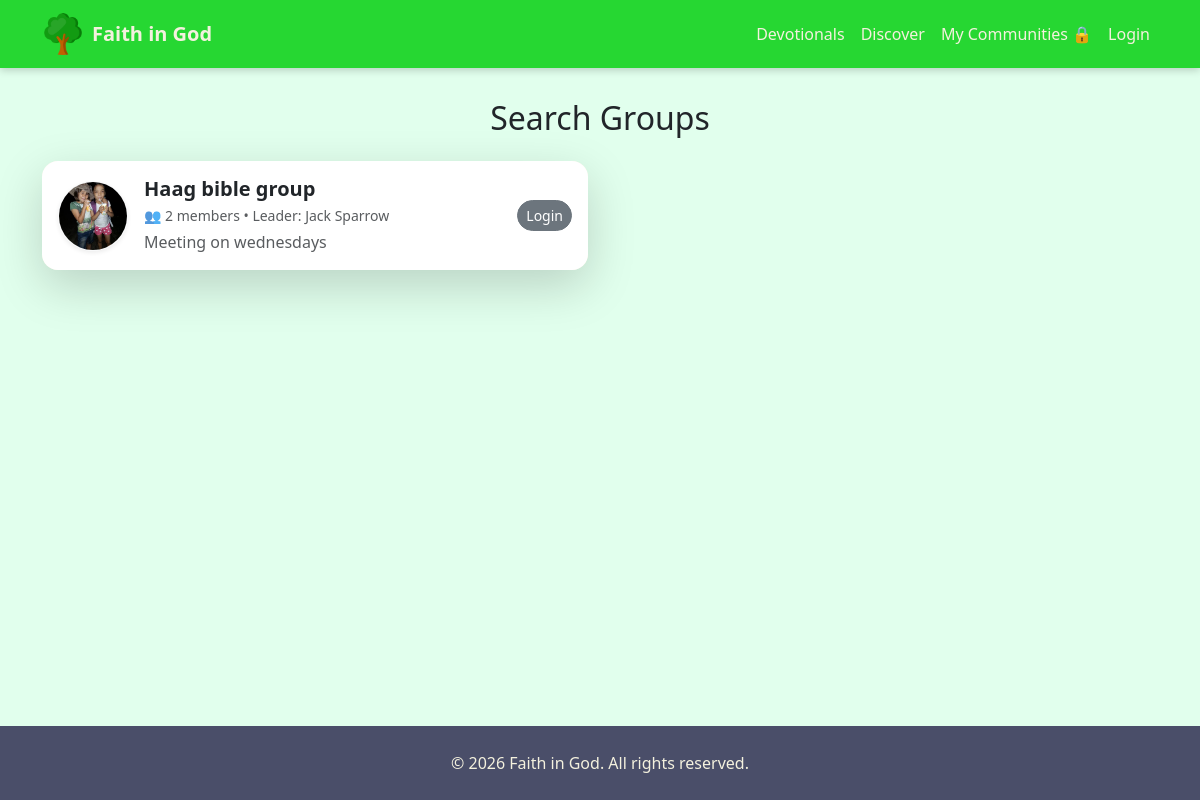
The page /groups/ on the database as committed earlier.
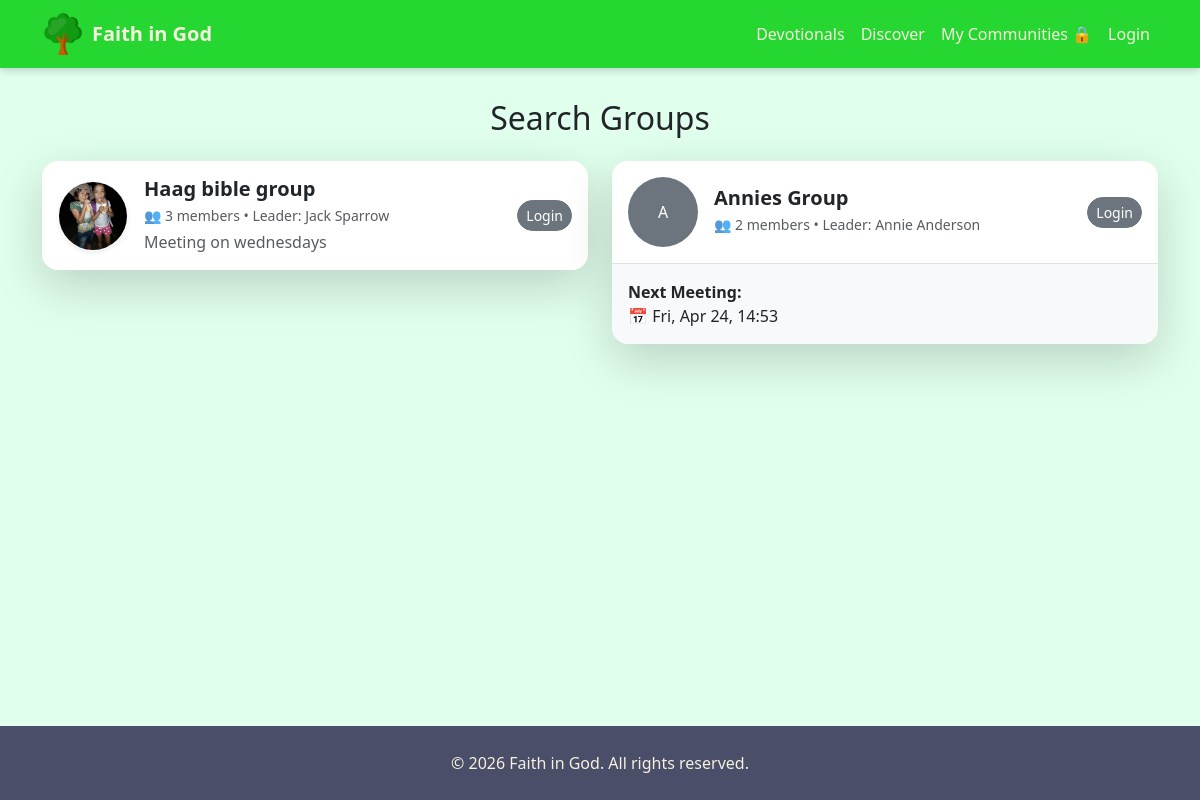
The same page on the database as committed later.
### engagement/models.py (models this page shows, shortened)
class Group(models.Model):
    GROUP_TYPES = [
        ("small", "Small Group"),
    ]
    name = models.CharField(max_length=200)
    description = models.TextField(blank=True)
    leader = models.ForeignKey(
        User, on_delete=models.SET_NULL, null=True, related_name="led_groups"
    )
    group_type = models.CharField(
        max_length=20, choices=GROUP_TYPES, default="small"
    )
    created_at = models.DateTimeField(auto_now_add=True)
    is_active = models.BooleanField(default=True)
    image = models.ImageField(
        upload_to="groups/",
        blank=True,
        null=True,
        validators=[validate_file_size]
    )
    def next_meeting(self):
        return self.meetings.filter(
            start_time__gte=timezone.now()
        ).order_by('start_time').first()
    class Meta:
        verbose_name = "Church Group"
        verbose_name_plural = "Church Groups"

class Meeting(models.Model):
    group = models.ForeignKey(Group, on_delete=models.CASCADE, related_name="meetings")
    title = models.CharField(max_length=255)
    start_time = models.DateTimeField()
    end_time = models.DateTimeField(blank=True, null=True)
    location = models.CharField(max_length=255, blank=True)
    description = models.TextField(blank=True)
    created_at = models.DateTimeField(auto_now_add=True)
    class Meta:
        ordering = ["start_time"]

### accounts/models.py (models this page shows, shortened)
class User(AbstractUser):
    username = None
    first_name = None
    last_name = None
    full_name = models.CharField(max_length=255)
    phone = PhoneNumberField(
        unique=True,
        help_text="Use country code, e.g. +919876543210"
    )
    email = models.EmailField(
        unique=True,
        blank=True,
        null=True
    )
    ROLE_CHOICES = (
        ("member", "Member"),
        ("leader", "Leader"),
        ("pastor", "Pastor"),
        ("admin", "Admin"),
    )
    role = models.CharField(
        max_length=20,
        choices=ROLE_CHOICES,
        default="member"
    )
    is_verified = models.BooleanField(default=False)
    created_at = models.DateTimeField(auto_now_add=True)
    USERNAME_FIELD = "phone"
    REQUIRED_FIELDS = ["full_name"]
    objects = UserManager()

### engagement/views.py (the view, shortened to what this page needs)
# urls.py: path("", views.group_list, name="group_list"),
def group_list(request):
    groups = Group.objects.filter(is_active=True).select_related("leader")
    user_memberships = set()
    for group in groups:
        group.is_member = group.id in user_memberships
        group.member_count = group.members.filter(is_active=True).count()
    return render(request, "engagement/group_list.html", {"groups": groups})

### content/context_processors.py (called while the page is built)
def global_updates(request):
    updates = Update.objects.filter(is_published=True).order_by("-created_at")
    return {"global_updates": updates}

### engagement/context_processors.py (called while the page is built, shortened)
def next_meeting(request):
    if not request.user.is_authenticated:
        return {}

def user_groups(request):
    if request.user.is_authenticated:
        groups = GroupMember.objects.filter(
            user=request.user,
            is_active=True
        ).select_related("group")
        return {"user_groups": [gm.group for gm in groups]}
    return {}

def pending_invitations(request):
    return {}

### engagement/templates/engagement/group_list.html (shortened to what this page needs)
{% extends "base.html" %}
{% load static %}
{% block content %}
<h2 class="mb-4 text-center">Search Groups</h2>
<div class="row">
    {% for group in groups %}
    <div class="col-md-6 mb-4">
        <div class="card shadow-lg border-0 rounded-4 overflow-hidden"
             style="border-left: 5px solid #E10600;">
            <div class="d-flex align-items-center p-3 bg-white">
                {% if group.image %}
                <img src="{{ group.image.url }}"
                     class="rounded-circle me-3 border border-light shadow-sm"
                     width="70"
                     height="70"
                     style="object-fit: cover;">
                {% else %}
                <div class="rounded-circle me-3 bg-secondary d-flex align-items-center justify-content-center"
                     style="width:70px;height:70px;color:white;">
                    {{ group.name|first }}
                </div>
                {% endif %}
                <div class="flex-grow-1">
                    <h5 class="mb-1 fw-bold">{{ group.name }}</h5>
                    <small class="text-muted d-block mb-1">
                        👥 {{ group.member_count }} members
                        {% if group.leader %}
                        • Leader: {{ group.leader.full_name|default:group.leader.username }}
                        {% endif %}
                    </small>
                    <p class="text-muted mb-0">
                        {{ group.description|truncatewords:15 }}
                    </p>
                </div>
                <div class="ms-2">
                    {% if user.is_authenticated %}
                        {% if group.is_member %}
                            <a href="{% url 'engagement:group_detail' group.id %}"
                               class="btn btn-outline-primary btn-sm rounded-pill">
                                Open
                            </a>
                        {% else %}
                            <a href="{% url 'engagement:join_group' group.id %}"
                               class="btn btn-success btn-sm rounded-pill">
                                Join
                            </a>
                        {% endif %}
                    {% else %}
                        <a href="{% url 'login' %}"
                           class="btn btn-secondary btn-sm rounded-pill">
                            Login
                        </a>
                    {% endif %}
                </div>
            </div>
            {% if group.next_meeting %}
            <div class="card-body bg-light border-top">
                <strong>Next Meeting:</strong><br>
                📅 {{ group.next_meeting.start_time|date:"D, M j, H:i" }}
            </div>
            {% endif %}
        </div>
    </div>
    {% empty %}
    <div class="col-12 text-center text-muted">
        No groups available yet.
    </div>
    {% endfor %}
</div>
{% endblock %}

### templates/base.html (shortened to what this page needs)
{% load static %}
<!DOCTYPE html>
<html lang="en">
<head>
    <link href="https://cdn.jsdelivr.net/npm/bootstrap@5.3.0/dist/css/bootstrap.min.css" rel="stylesheet">
</head>
<body>
<nav class="navbar navbar-expand-lg fixed-top">
    <div class="container">
        <a class="navbar-brand d-flex align-items-center" href="{% url 'home' %}">
            <img src="{% static 'images/figlogo.png' %}"
                 height="42"
                 width="42"
                 class="me-2 rounded-circle"
                 alt="Logo">
            <span class="fw-bold">Faith in God</span>
        </a>
        <div class="collapse navbar-collapse" id="navbarNav">
            <ul class="navbar-nav ms-auto">
                <li class="nav-item">
                    <a class="nav-link" href="{% url 'devotional_archive' %}">
                        Devotionals
                    </a>
                </li>
                <li class="nav-item">
                    <a class="nav-link" href="{% url 'engagement:group_list' %}">
                        Discover
                    </a>
                </li>
                <li class="nav-item">
                    {% if user.is_authenticated %}
                        <a class="nav-link" href="{% url 'engagement:my_groups' %}">
                            My Communities
                        </a>
                    {% else %}
                        <a class="nav-link" href="{% url 'login' %}?next={% url 'engagement:my_groups' %}">
                            My Communities 🔒
                        </a>
                    {% endif %}
                </li>
                {% if user.is_authenticated %}
                    {% if user.is_superuser %}
                    <li class="nav-item">
                        <a class="nav-link" href="{% url 'admin:index' %}">
                            Admin
                        </a>
                    </li>
                    {% endif %}
                    <li class="nav-item d-flex align-items-center">
                        <form method="post"
                              action="{% url 'logout' %}"
                              class="d-inline m-0 p-0">
                            {% csrf_token %}
                            <button type="submit"
                                    class="btn btn-link nav-link m-0 p-0"
                                    style="border:none;background:none;">
                                Logout
                            </button>
                        </form>
                    </li>
                {% else %}
                    <li class="nav-item">
                        <a class="nav-link" href="{% url 'login' %}">
                            Login
                        </a>
                    </li>
                {% endif %}
            </ul>
        </div>
    </div>
</nav>
<main class="container mt-4">
    {% block content %}{% endblock %}
</main>
<footer class="footer">
    &copy; {% now "Y" %} Faith in God. All rights reserved.
</footer>
</body>
</html>

### templates/base.html (style rules this page uses)
html, body { height: 100%; }
body { padding-top: 75px; background-color: #e1ffed; font-family: 'Segoe UI', sans-serif; display: flex; flex-direction: column; min-height: 100vh; }
.navbar { background-color: #26d732; box-shadow: 0 2px 8px rgba(0,0,0,0.2); }
.navbar-brand span, .nav-link { color: #F4F1DE !important; font-weight: 500; }
main { flex: 1; }
.footer { padding: 25px 0; text-align: center; background-color: #4A4E69; color: #F4F1DE; font-weight: 500; }
.card { background-color: #F4F1DE; border-radius: 12px; box-shadow: 0 4px 12px rgba(0,0,0,0.1); }

Rows that differ between the two databases and show on the page:
computed for Group "Haag bible group": member_count "2" → "3"
added Group: name|first "A", name "Annies Group", member_count "2", leader.full_name "Annie Anderson", next_meeting.start_time "Fri, Apr 24, 14:53"
